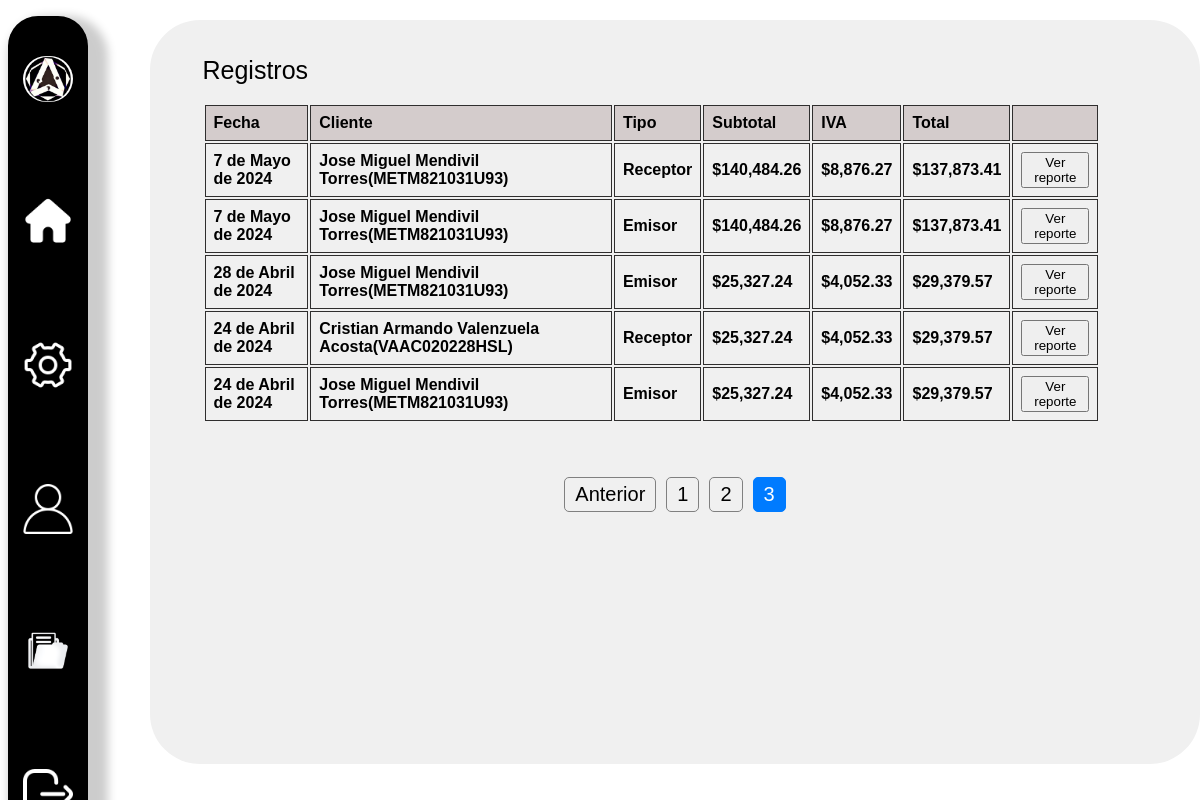
The page /registros?page=3 (signed in) on the database its author committed.
### pagina_web/models.py (models this page shows)
class registro(models.Model):
    subtotal = models.FloatField(default=0)
    total = models.FloatField(default=0)
    iva = models.FloatField(default=0)
    id_cliente = models.ForeignKey(cliente, on_delete=models.DO_NOTHING)
    tipo = models.BooleanField() #0 Ingresos 1 Gastos
    fecha = models.DateField(default=date.today)

class cliente(models.Model):
    id_usuario=models.ForeignKey(User, on_delete=models.DO_NOTHING, default=1)
    nombre=models.CharField(max_length=100)
    apellido=models.CharField(max_length=100)
    rfc=models.CharField(max_length=13)

### pagina_web/views.py (the view, shortened to what this page needs)
# urls.py: path('registros', Registros.as_view(), name='registros'),
class Registros(View):
    @method_decorator(login_required(login_url='login'), name='dispatch')
    def get(self, request):
        registros = registro.objects.filter(id_cliente__id_usuario=request.user).order_by('-id')
        page = request.GET.get('page', 1)
        try:
            paginator = Paginator(registros, 15)
            aux_registros = paginator.page(page)
        except:
          raise   Http404
        return render(request, 'registros.html', {"entity": aux_registros, 'paginator':paginator})

### pagina_web/templates/registros.html (shortened to what this page needs)
{% extends 'layouts/navbar.html' %}
{% load static %}
{% block content %}
<link rel="stylesheet" type="text/css" href="{% static 'css/registros.css' %}">
<body>
    <div class="page" >
        <div class="contenido">
            <br>
            <br>
            <div style="margin-left:5%;">
                <label for="nombre" style="font-size: 25px;">Registros</label>
                <br>
                <br>
                <table id="miTabla">
                    <thead>
                        <tr>
                            <th>Fecha</th>
                            <th>Cliente</th>
                            <th>Tipo</th>
                            <th>Subtotal</th>
                            <th>IVA</th>
                            <th>Total</th>
                            <th></th>
                        </tr>
                    </thead>
                    <tbody id="tablaBody">
                        {% for item in entity %}
                            <tr>
                                <th>{{item.fecha}}</th>
                                <th>{{item.id_cliente.nombre}} {{item.id_cliente.apellido}}({{item.id_cliente.rfc}})</th>
                                {% if item.tipo == False %}
                                    <th>Receptor</th>
                                {% else %}
                                    <th>Emisor</th>
                                {% endif %}
                                <th>${{item.subtotal|floatformat:2}}</th>
                                <th>${{item.iva|floatformat:2}}</th>
                                <th>${{item.total|floatformat:2}}</th>
                                <th><button name="ver_reporte" id="ver_reporte" onclick="ver_reporte('{{item.id}}')">Ver reporte</button></th>
                            </tr>
                        {% endfor %}
                    </tbody>
                </table>
            </div>
            <br>
            <br>
            <br>
            <div>
                {% include 'layouts/paginator.html' %}
            </div>
        </div>
    </div>
</body>
{% endblock %}

### pagina_web/static/css/registros.css (style rules this page uses)
body { font-family: Arial, sans-serif; }
th { padding: 8px; border: 1px solid #2f2e2e; text-align: left; }
.contenido { background-color: #F0F0F0; border-radius: 50px; width: 100%; min-height: 100%; overflow: hidden; float:left; }
.page { position: absolute; top: 20px; left: 150px; min-width: 85%; z-index: 5; height: 93%; }
thead { background-color: #D4CCCC; }
table { width: 90%; }

### rows shown on the page
registro: fecha "7 de Mayo de 2024", id_cliente.nombre "Jose Miguel", id_cliente.apellido "Mendivil Torres", id_cliente.rfc "METM821031U93", tipo "Receptor", subtotal "140,484.26", iva "8,876.27", total "137,873.41"
registro: fecha "7 de Mayo de 2024", id_cliente.nombre "Jose Miguel", id_cliente.apellido "Mendivil Torres", id_cliente.rfc "METM821031U93", tipo "Emisor", subtotal "140,484.26", iva "8,876.27", total "137,873.41"
registro: fecha "28 de Abril de 2024", id_cliente.nombre "Jose Miguel", id_cliente.apellido "Mendivil Torres", id_cliente.rfc "METM821031U93", tipo "Emisor", subtotal "25,327.24", iva "4,052.33", total "29,379.57"
registro: fecha "24 de Abril de 2024", id_cliente.nombre "Cristian Armando", id_cliente.apellido "Valenzuela Acosta", id_cliente.rfc "VAAC020228HSL", tipo "Receptor", subtotal "25,327.24", iva "4,052.33", total "29,379.57"
registro: fecha "24 de Abril de 2024", id_cliente.nombre "Jose Miguel", id_cliente.apellido "Mendivil Torres", id_cliente.rfc "METM821031U93", tipo "Emisor", subtotal "25,327.24", iva "4,052.33", total "29,379.57"

### other values the page prints
{{ page }} "1" "2" "3"
